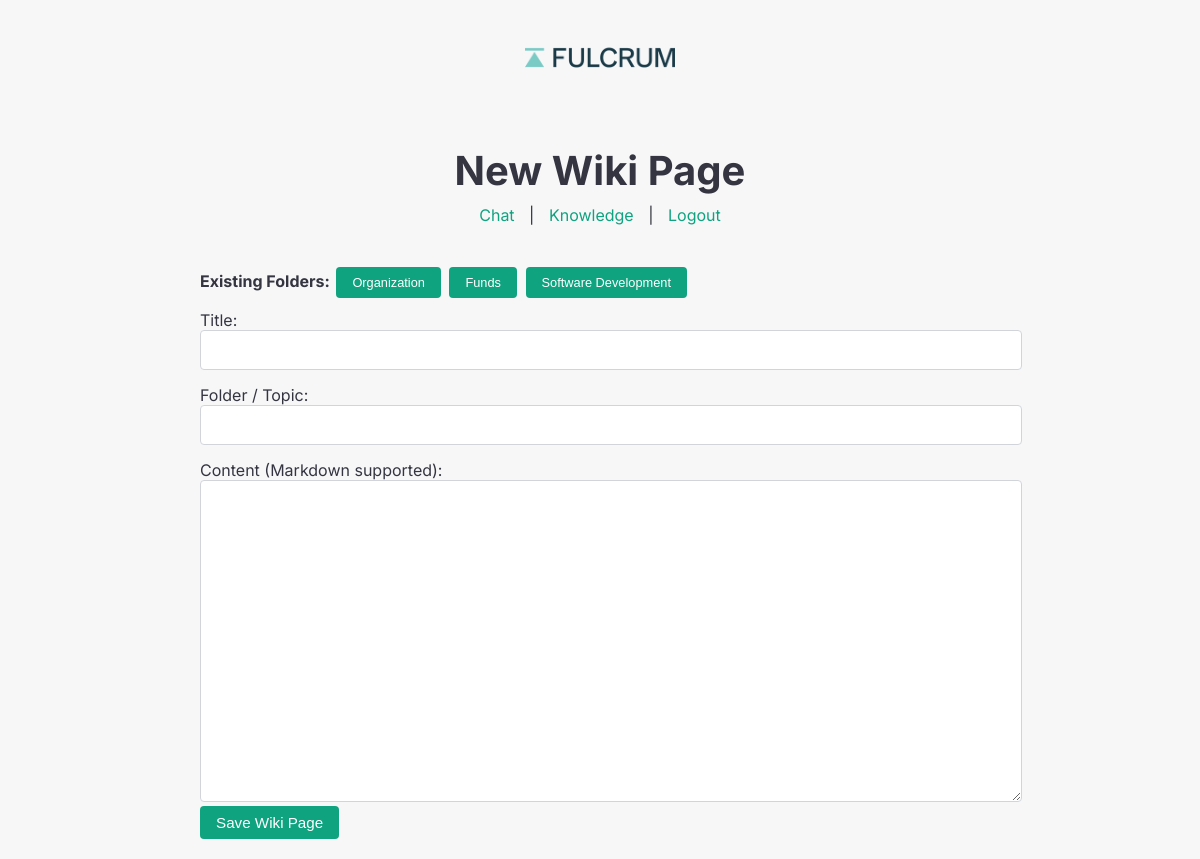
Page /wiki/new (signed in) on the earlier database version.
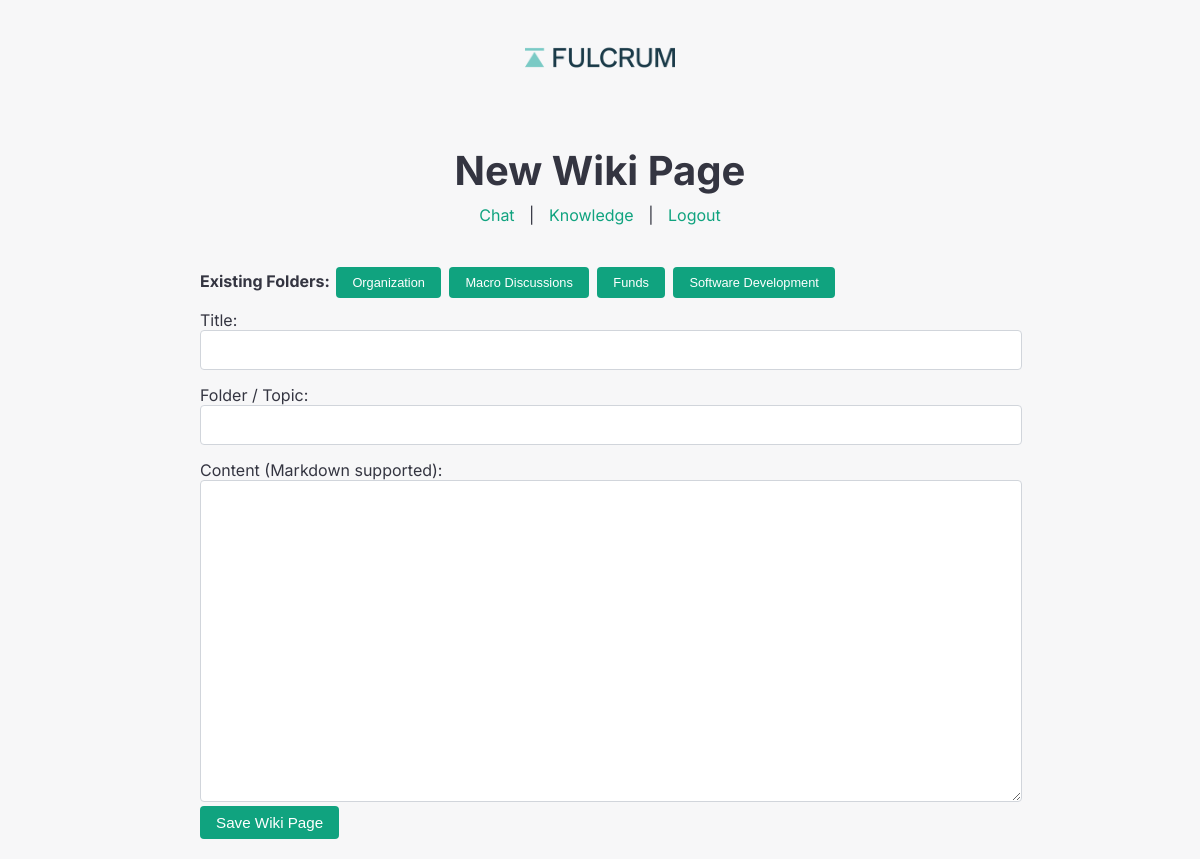
Same page on the later database version.
### tables this page shows
CREATE TABLE wiki (
                id INTEGER PRIMARY KEY AUTOINCREMENT,
                title TEXT NOT NULL,
                content TEXT NOT NULL,
                folder TEXT DEFAULT '',
                updated_at TEXT NOT NULL
            );

### app.py (the view)
@app.route("/wiki/new")
def wiki_new():
    if "user" not in session:
        return redirect(url_for("login"))
    existing_pages = get_all_wiki_pages()
    existing_folders = set([p["folder"] for p in existing_pages if p["folder"]])
    page = {"id": None, "title": "", "content": "", "folder": ""}
    return render_template("wiki_edit.html", page=page, all_folders=existing_folders)

### app.py (called while the page is built)
def get_all_wiki_pages():
    with sqlite3.connect(WIKI_DB) as conn:
        cur = conn.cursor()
        cur.execute("SELECT id, title, folder, updated_at FROM wiki ORDER BY updated_at DESC")
        rows = cur.fetchall()
        pages = []
        for row in rows:
            pages.append({
                "id": row[0],
                "title": row[1],
                "folder": row[2],
                "updated_at": row[3]
            })
    return pages

### templates/wiki_edit.html (shortened to what this page needs)
<!DOCTYPE html>
<html lang="en">
<head>
  <link rel="stylesheet" href="/static/style.css">
</head>
<body>
  <div class="container">
    <header>
      <img src="/static/logo.png" alt="Logo" class="logo">
      <h1>{% if page.id %}Edit Wiki Page{% else %}New Wiki Page{% endif %}</h1>
      <nav>
        <a href="/">Chat</a> |
        <a href="/knowledge">Knowledge</a> |
        <a href="/logout">Logout</a>
      </nav>
    </header>
    <section>
      {% if all_folders is defined and all_folders %}
        <div class="folder-list">
          <strong>Existing Folders:</strong>
          {% for f in all_folders %}
            <button type="button" class="btn" onclick="document.getElementById('folder').value='{{f}}'">{{f}}</button>
          {% endfor %}
        </div>
      {% endif %}
      <form action="/wiki/save" method="post">
        <div class="form-group">
          <label for="title">Title:</label>
          <input type="text" name="title" id="title" value="{{ page.title }}" required>
        </div>
        <div class="form-group">
          <label for="folder">Folder / Topic:</label>
          <input type="text" name="folder" id="folder" value="{{ page.folder }}">
        </div>
        <div class="form-group">
          <label for="content">Content (Markdown supported):</label>
          <textarea name="content" id="content" required>{{ page.content }}</textarea>
        </div>
        <button type="submit" class="btn">Save Wiki Page</button>
      </form>
    </section>
  </div>
</body>
</html>

### static/style.css (style rules this page uses)
body { margin: 0; padding: 0; font-family: "Inter", sans-serif; background-color: #f7f7f8; color: #343541; }
.container { max-width: 800px; margin: 0 auto; padding: 20px; }
header { text-align: center; margin-bottom: 40px; }
header h1 { font-size: 2.5rem; margin-bottom: 10px; }
header nav a { color: #10a37f; text-decoration: none; margin: 0 10px; }
.logo { max-width: 150px; margin-bottom: 20px; }
.form-group input[type="text"], .form-group input[type="password"] { width: 92%; padding: 12px 15px; border: 1px solid #d1d5db; border-radius: 4px; font-size: 1.1rem; margin-bottom: 15px; }
.btn { background-color: #10a37f; color: #ffffff; border: none; padding: 8px 16px; font-size: 0.95rem; border-radius: 4px; cursor: pointer; transition: background-color 0.2s ease; }

### templates/wiki_edit.html (style rules this page uses)
textarea { width: 100%; height: 300px; padding: 10px; border: 1px solid #d1d5db; border-radius: 4px; font-size: 1rem; }
.form-group input[type="text"] { width: 100%; padding: 10px; border: 1px solid #d1d5db; border-radius: 4px; font-size: 1rem; margin-bottom: 15px; }
.folder-list { margin-bottom: 10px; }
.folder-list button { margin: 2px; font-size: 0.8rem; }

Differences in the rows shown:
added wiki: folder "Macro Discussions"
